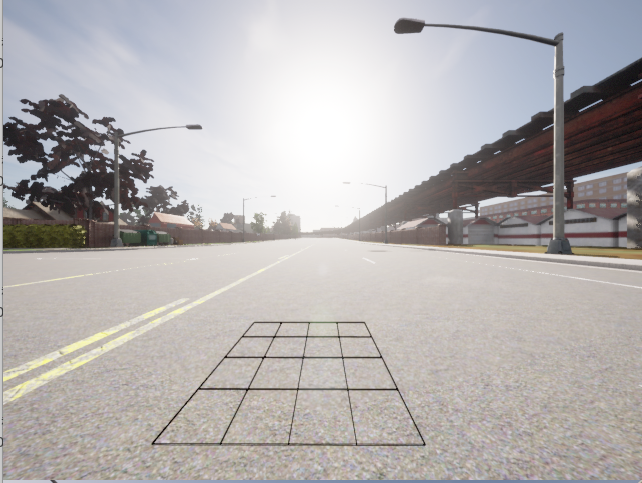
#> input picture sim_workspace/bev_surround/front.png, 642 x 483 px
$ python polygon_test.py
#> lines starting #> are read from the running program, lines starting #| are printed output that depends on the picture; after the words box and inside, x2 and y2 are one past the last pixel; in counts of white or black regions, pixels touching at a corner belong together
import cv2
import numpy as np

def copy_polygon_roi_same_size(img_src, img_dst, polygon):
    """
    【两张图像尺寸完全相同】多边形区域复制
    :param img_src: 源图像 BGR
    :param img_dst: 目标图像 BGR
    :param polygon: 多边形顶点 np.array(N,2) int32, 闭合轮廓
    :return: 复制完成后的目标图像（新副本，不修改原输入）
    """
    # 保护：创建副本，避免修改原始图片
    dst_out = img_dst.copy()
    h, w = img_src.shape[:2]

    # 校验两张图尺寸一致
    assert img_src.shape[:2] == img_dst.shape[:2], "源图与目标图像宽高必须一致！"

    # 创建掩码
    mask = np.zeros((h, w), dtype=np.uint8)
    cv2.fillPoly(mask, [polygon.astype(np.int32)], 255)

    # 源图提取多边形区域
    roi_region = cv2.bitwise_and(img_src, img_src, mask=mask)

    # 将多边形区域覆盖写入目标图
    # mask==255 的位置，使用源图像像素；其余位置保持原图不变
    dst_out[mask > 0] = roi_region[mask > 0]
    return dst_out


if __name__ == "__main__":
    # 1. 读取两张【相同分辨率】图片
    imgA = cv2.imread("front.png")
#> imgA is the input picture: shape (483, 642, 3); mean B, G, R 176.4, 176.7, 180.2
    imgB = cv2.imread("back.png")
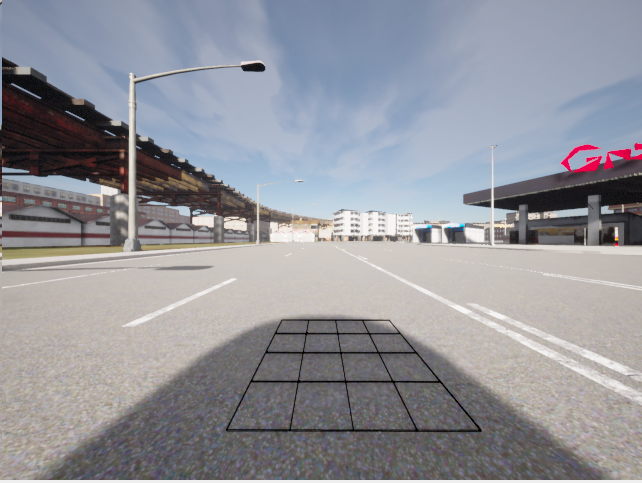
#> input picture sim_workspace/bev_surround/back.png, 642 x 483 px
#> imgB is the input picture: shape (483, 642, 3); mean B, G, R 154.3, 147.6, 146.8

    # 2. 定义共用多边形顶点（四边形/任意多边形均可）
    poly_points = np.array([
        [320, 210],
        [640, 200],
        [660, 720],
        [290, 740]
    ], dtype=np.int32)

    # 3. 执行复制
    result = copy_polygon_roi_same_size(imgA, imgB, poly_points)
#> in copy_polygon_roi_same_size, `cv2.fillPoly(mask, [polygon.astype(np.int32)], 255)`:
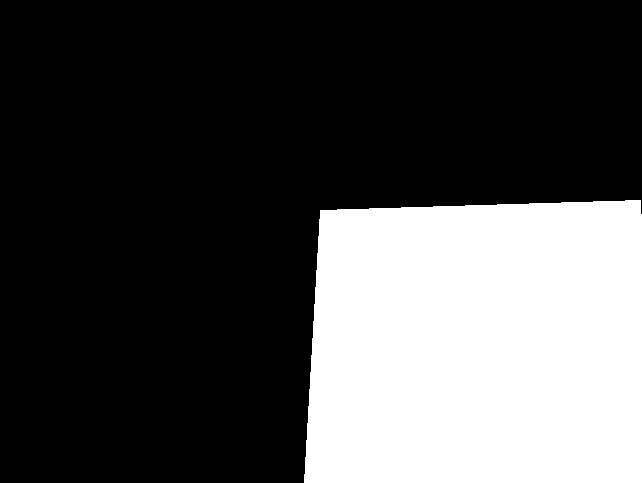
#> mask: shape (483, 642); 29.6% white; 1 white region, box (x1, y1, x2, y2) and area: (304, 200, 642, 483) 91686
#> in copy_polygon_roi_same_size, `roi_region = cv2.bitwise_and(img_src, img_src, mask=mask)`:
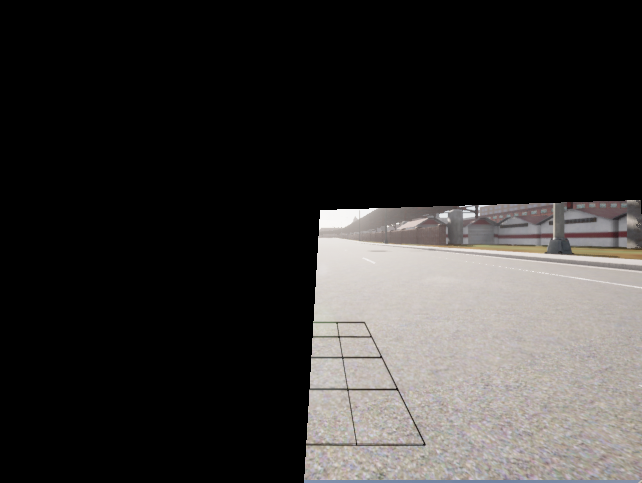
#> roi_region: shape (483, 642, 3); mean B, G, R 49.9, 51.3, 53.3
#> in copy_polygon_roi_same_size, `dst_out[mask > 0] = roi_region[mask > 0]`:
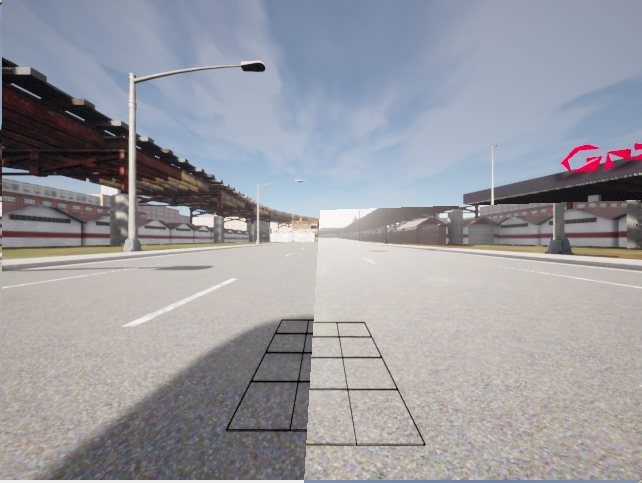
#> dst_out: shape (483, 642, 3); mean B, G, R 160.3, 154.5, 154.3

    cv2.imshow("source", imgA)
    cv2.imshow("target original", imgB)
    cv2.imshow("result", result)
    cv2.waitKey(0)
    cv2.destroyAllWindows()

    cv2.imwrite("output.png", result)
